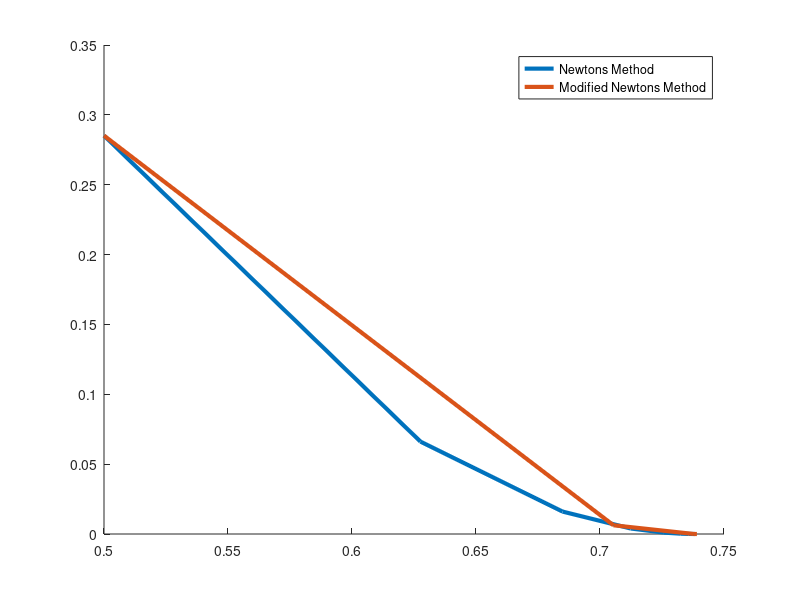

Here is the MATLAB script that generated this plot:
function p5
clear all;
close all;
hold on;

% The function to find 0's for...
f = @(t) 1 - 4.*t .* cos(t) + 2 .* (t.^2) + cos(2.*t);
df = @(t) 4.*t + 4.*t.*sin(t) - 2.*sin(2.*t) - 4.*cos(t);
% We'll need this for Modified Newton's Method.
dff = @(t) 8.*sin(t) + 4.*t.*sin(t) - 4.*cos(2.*t) + 4
% Use the midpoint as our initial guess.
MID = (0.0 + 1.0) / 2.0
% Want a zero within this error.
ERR = 10^-(5);

%% Newton's Method

steps = [MID]; 
while abs(f(steps(end))) > ERR
	tmp = steps(end);
	nxt = tmp - f(tmp)/df(tmp);
	steps = [steps nxt];
end

% Output the results for Newton's Method
steps
f(steps(end))
plot(steps, f(steps), 'LineWidth', 3, 'DisplayName', 'Newtons Method');

%% Modified Newton's Method

% Use the midpoint as the initial step.
steps = [0.5];

mu = @(t) f(t) ./ df(t);
% Use the quotient rule from Calculus to get the derivative of mu.
dmu = @(t) (df(t) .* df(t) - f(t) .* dff(t)) ./ (df(t).^2);

while abs(mu(steps(end))) > ERR
	tmp = steps(end);
	nxt = tmp - mu(tmp)/dmu(tmp);
	steps = [steps nxt];
end

% Output the results for Newton's Method
steps
f(steps(end))
plot(steps, f(steps), 'LineWidth', 3, 'DisplayName', 'Modified Newtons Method');

legend('show');
end
